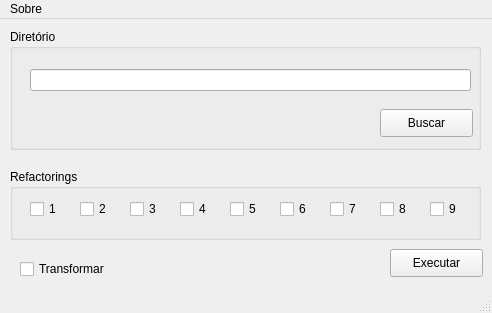
<?xml version="1.0" encoding="UTF-8"?>
<ui version="4.0">
 <class>Refactool</class>
 <widget class="QMainWindow" name="Refactool">
  <property name="geometry">
   <rect>
    <x>0</x>
    <y>0</y>
    <width>492</width>
    <height>313</height>
   </rect>
  </property>
  <property name="windowTitle">
   <string>Refactool</string>
  </property>
  <property name="windowIcon">
   <iconset>
    <normaloff>1452113474_arrow_cycle.ico</normaloff>1452113474_arrow_cycle.ico</iconset>
  </property>
  <widget class="QWidget" name="centralwidget">
   <widget class="QGroupBox" name="groupBox">
    <property name="geometry">
     <rect>
      <x>10</x>
      <y>10</y>
      <width>471</width>
      <height>121</height>
     </rect>
    </property>
    <property name="title">
     <string>Diretório</string>
    </property>
    <widget class="QPushButton" name="pushButton">
     <property name="geometry">
      <rect>
       <x>370</x>
       <y>80</y>
       <width>93</width>
       <height>28</height>
      </rect>
     </property>
     <property name="text">
      <string>Buscar</string>
     </property>
    </widget>
    <widget class="QLineEdit" name="lineEdit">
     <property name="geometry">
      <rect>
       <x>20</x>
       <y>40</y>
       <width>441</width>
       <height>22</height>
      </rect>
     </property>
    </widget>
   </widget>
   <widget class="QGroupBox" name="groupBox_3">
    <property name="geometry">
     <rect>
      <x>10</x>
      <y>150</y>
      <width>471</width>
      <height>71</height>
     </rect>
    </property>
    <property name="title">
     <string>Refactorings</string>
    </property>
    <widget class="QCheckBox" name="checkBox">
     <property name="geometry">
      <rect>
       <x>20</x>
       <y>30</y>
       <width>81</width>
       <height>20</height>
      </rect>
     </property>
     <property name="text">
      <string>1</string>
     </property>
    </widget>
    <widget class="QCheckBox" name="checkBox_2">
     <property name="geometry">
      <rect>
       <x>70</x>
       <y>30</y>
       <width>81</width>
       <height>20</height>
      </rect>
     </property>
     <property name="text">
      <string>2</string>
     </property>
    </widget>
    <widget class="QCheckBox" name="checkBox_3">
     <property name="geometry">
      <rect>
       <x>120</x>
       <y>30</y>
       <width>81</width>
       <height>20</height>
      </rect>
     </property>
     <property name="text">
      <string>3</string>
     </property>
    </widget>
    <widget class="QCheckBox" name="checkBox_4">
     <property name="geometry">
      <rect>
       <x>170</x>
       <y>30</y>
       <width>81</width>
       <height>20</height>
      </rect>
     </property>
     <property name="text">
      <string>4</string>
     </property>
    </widget>
    <widget class="QCheckBox" name="checkBox_5">
     <property name="geometry">
      <rect>
       <x>220</x>
       <y>30</y>
       <width>81</width>
       <height>20</height>
      </rect>
     </property>
     <property name="text">
      <string>5</string>
     </property>
    </widget>
    <widget class="QCheckBox" name="checkBox_6">
     <property name="geometry">
      <rect>
       <x>270</x>
       <y>30</y>
       <width>81</width>
       <height>20</height>
      </rect>
     </property>
     <property name="text">
      <string>6</string>
     </property>
    </widget>
    <widget class="QCheckBox" name="checkBox_7">
     <property name="geometry">
      <rect>
       <x>320</x>
       <y>30</y>
       <width>81</width>
       <height>20</height>
      </rect>
     </property>
     <property name="text">
      <string>7</string>
     </property>
    </widget>
    <widget class="QCheckBox" name="checkBox_8">
     <property name="geometry">
      <rect>
       <x>370</x>
       <y>30</y>
       <width>81</width>
       <height>20</height>
      </rect>
     </property>
     <property name="text">
      <string>8</string>
     </property>
    </widget>
    <widget class="QCheckBox" name="checkBox_9">
     <property name="geometry">
      <rect>
       <x>420</x>
       <y>30</y>
       <width>81</width>
       <height>20</height>
      </rect>
     </property>
     <property name="text">
      <string>9</string>
     </property>
    </widget>
   </widget>
   <widget class="QCheckBox" name="checkBox_10">
    <property name="geometry">
     <rect>
      <x>20</x>
      <y>240</y>
      <width>111</width>
      <height>20</height>
     </rect>
    </property>
    <property name="text">
     <string>Transformar</string>
    </property>
   </widget>
   <widget class="QPushButton" name="btn_executar">
    <property name="geometry">
     <rect>
      <x>390</x>
      <y>230</y>
      <width>93</width>
      <height>28</height>
     </rect>
    </property>
    <property name="text">
     <string>Executar</string>
    </property>
   </widget>
  </widget>
  <widget class="QMenuBar" name="menubar">
   <property name="geometry">
    <rect>
     <x>0</x>
     <y>0</y>
     <width>492</width>
     <height>26</height>
    </rect>
   </property>
   <widget class="QMenu" name="menuSobre">
    <property name="title">
     <string>Sobre</string>
    </property>
    <addaction name="actionGithub"/>
    <addaction name="separator"/>
    <addaction name="actionRefactool"/>
   </widget>
   <addaction name="menuSobre"/>
  </widget>
  <widget class="QStatusBar" name="statusbar"/>
  <action name="actionGithub">
   <property name="text">
    <string>Github</string>
   </property>
  </action>
  <action name="actionRefactool">
   <property name="text">
    <string>Refactool</string>
   </property>
  </action>
 </widget>
 <resources/>
 <connections/>
</ui>
